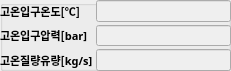
    <widget class="QGroupBox" name="cond_in_group_2">
     <property name="geometry">
      <rect>
       <x>60</x>
       <y>200</y>
       <width>231</width>
       <height>71</height>
      </rect>
     </property>
     <property name="title">
      <string/>
     </property>
     <widget class="QWidget" name="formLayoutWidget_13">
      <property name="geometry">
       <rect>
        <x>0</x>
        <y>0</y>
        <width>231</width>
        <height>71</height>
       </rect>
      </property>
      <layout class="QFormLayout" name="formLayout_18">
       <property name="horizontalSpacing">
        <number>3</number>
       </property>
       <property name="verticalSpacing">
        <number>3</number>
       </property>
       <property name="leftMargin">
        <number>0</number>
       </property>
       <property name="topMargin">
        <number>0</number>
       </property>
       <property name="rightMargin">
        <number>0</number>
       </property>
       <property name="bottomMargin">
        <number>0</number>
       </property>
       <item row="0" column="0">
        <widget class="QLabel" name="cond_in_T_label_2">
         <property name="font">
          <font>
           <family>굴림</family>
           <pointsize>8</pointsize>
           <bold>true</bold>
          </font>
         </property>
         <property name="text">
          <string>고온입구온도[℃]</string>
         </property>
        </widget>
       </item>
       <item row="0" column="1">
        <widget class="QLineEdit" name="cond_in_T_edit_2">
         <property name="enabled">
          <bool>false</bool>
         </property>
         <property name="font">
          <font>
           <family>HY견고딕</family>
           <pointsize>8</pointsize>
           <bold>false</bold>
          </font>
         </property>
         <property name="focusPolicy">
          <enum>Qt::FocusPolicy::StrongFocus</enum>
         </property>
         <property name="styleSheet">
          <string notr="true">border-color: rgb(255, 255, 255);</string>
         </property>
         <property name="text">
          <string/>
         </property>
        </widget>
       </item>
       <item row="1" column="0">
        <widget class="QLabel" name="cond_in_p_label_2">
         <property name="font">
          <font>
           <family>굴림</family>
           <pointsize>8</pointsize>
           <bold>true</bold>
          </font>
         </property>
         <property name="text">
          <string>고온입구압력[bar]</string>
         </property>
        </widget>
       </item>
       <item row="1" column="1">
        <widget class="QLineEdit" name="cond_in_p_edit_2">
         <property name="enabled">
          <bool>false</bool>
         </property>
         <property name="font">
          <font>
           <family>HY견고딕</family>
           <pointsize>8</pointsize>
           <bold>false</bold>
          </font>
         </property>
         <property name="focusPolicy">
          <enum>Qt::FocusPolicy::StrongFocus</enum>
         </property>
         <property name="styleSheet">
          <string notr="true">border-color: rgb(255, 255, 255);</string>
         </property>
         <property name="text">
          <string/>
         </property>
        </widget>
       </item>
       <item row="2" column="0">
        <widget class="QLabel" name="cond_in_m_label_2">
         <property name="font">
          <font>
           <family>굴림</family>
           <pointsize>8</pointsize>
           <bold>true</bold>
          </font>
         </property>
         <property name="text">
          <string>고온질량유량[kg/s]</string>
         </property>
        </widget>
       </item>
       <item row="2" column="1">
        <widget class="QLineEdit" name="cond_in_m_edit_2">
         <property name="enabled">
          <bool>false</bool>
         </property>
         <property name="font">
          <font>
           <family>HY견고딕</family>
           <pointsize>8</pointsize>
           <bold>false</bold>
          </font>
         </property>
         <property name="focusPolicy">
          <enum>Qt::FocusPolicy::StrongFocus</enum>
         </property>
         <property name="styleSheet">
          <string notr="true">border-color: rgb(255, 255, 255);</string>
         </property>
         <property name="text">
          <string/>
         </property>
        </widget>
       </item>
      </layout>
     </widget>
    </widget>
